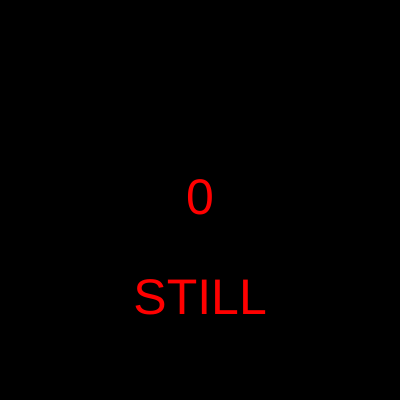
Frame 1 (no input)
Frame 60 (no input): identical to frame 1, image omitted
Frame 120 (the mouse pressed at the canvas centre since frame 60): identical to frame 1, image omitted

The p5.js sketch that drew this single still picture (run headless with seeded random() and noise() and a simulated clock; from frame 60 on, the mouse is pressed at the canvas centre):

// p5.js sketch
// ── sketch.js
/*
referenced from
https://p5js.org/reference/#/p5/deviceMoved
*/
let value = 0;

function setup() {
  createCanvas(400, 400);
}

function draw() {
  noStroke();
  background(value);
  value = constrain(value - 2, 0, 255) //make value count down to use to detect moevemnt. 

  //rect(width/2, height/2, 250, 250);
  fill(255,0,0);
  textAlign(CENTER, CENTER);
  textSize(50);
  text(value, width / 2, height / 2);
  
  if(value>10){
  //if moved do something
    text("I 'M MOVING",width/2,300);
  }
  else {
  
  //if still
     text("STILL",width/2,300);
    
  }
}

//try keep moving it to see it start counting from 255 again. 
function deviceMoved() {
  value = value + 5;
value = constrain(value + 5, 0, 255); //constrain for the bg colour values
}
